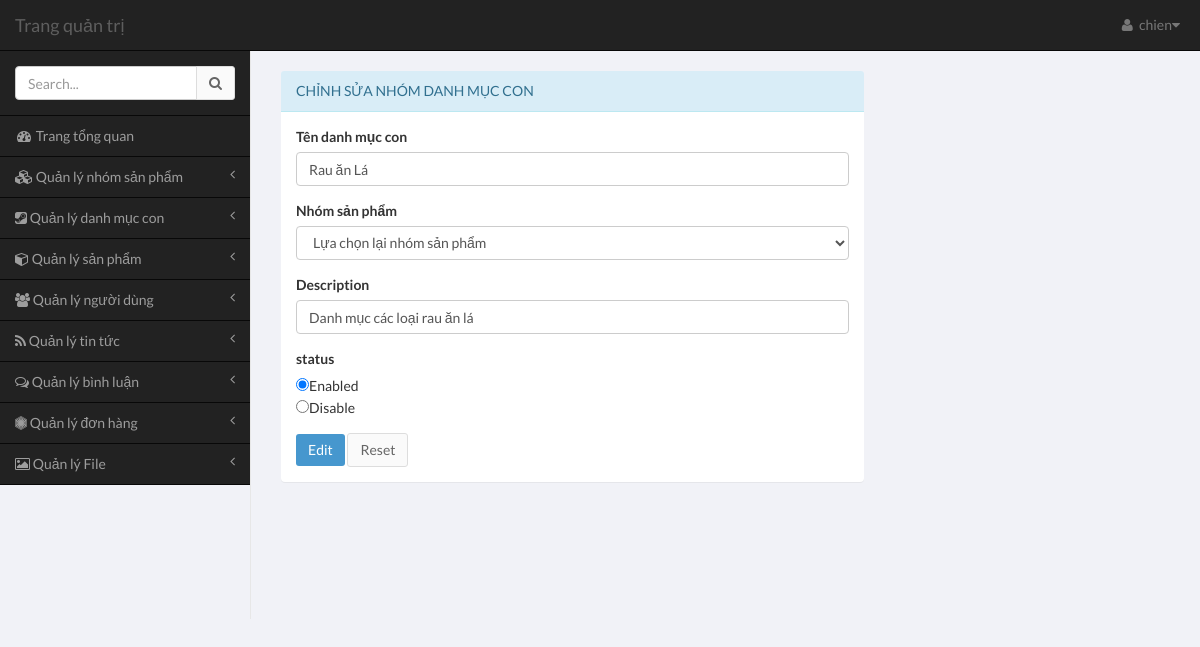
The app's page /c1603m/admin/pages/index.php?module=subcate&action=edit-subcate&id=19 (signed in) with its own data.
### tables this page shows
CREATE TABLE `subcategory` (
  `subcate_id` int(11) NOT NULL,
  `subcate_name` varchar(100) NOT NULL,
  `parent_id` int(11) NOT NULL,
  `description` varchar(255) DEFAULT NULL,
  `status` tinyint(6) DEFAULT '1',
  `created_date` int(11) DEFAULT NULL
);

### c1603m/common/database.php (called while the page is built, shortened)
<?php
$mysqli = mysqli_connect(DB_HOST, DB_USER, DB_PASS, DB_NAME);
mysqli_set_charset($mysqli,"utf8");
function get_one($table,$field_name,$field_value){
	global $mysqli;
	$sql = "SELECT * FROM $table WHERE $field_name = '$field_value'";
	$res = mysqli_query($mysqli,$sql);
	return mysqli_fetch_assoc($res);
}
?>

### c1603m/admin/pages/modules/subcate/edit-subcate.php (the view, shortened to what this page needs)
<?php
if (!empty($_GET['id'])) {
	$row = get_one('subcategory','subcate_id',$_GET['id']);
} else {
	echo 'Tham số không hợp lệ';
}
?>
<div class="row">
	<div class="col-md-8">
		<section class="panel panel-info" style="margin-top: 20px;">
			<header class="panel-heading" >
				Chỉnh sửa nhóm danh mục con
			</header>
			<?php if($row) : ?>
				<div class="panel-body">
					<form action="" method="POST" role="form">
						<div class="form-group">
							<label for="">Tên danh mục con</label>
							<input type="text" class="form-control" name="subcate_name" value="<?php echo $row["subcate_name"]; ?>">
						</div>
						<div class="form-group">
						<label for="">Nhóm sản phẩm</label>
							<select name="parent_id" class="form-control" required="required">
								<option value="">Lựa chọn lại nhóm sản phẩm</option>
							</select>
						</div>
						<div class="form-group">
							<label for="">Description</label>
							<input type="text" class="form-control" value="<?php echo $row['description']; ?>" name="description">
						</div>
						<div class="form-group">
							<div for="">
								<label for="">status</label>
							</div>
							<div class="form-group" >
								<input type="radio" name="status" value="1" <?php if($row['status'] == 1) echo "checked ='checked'" ?> >Enabled<br>
								<input type="radio" name="status" value="0" <?php if($row['status'] == 0) echo "checked ='checked'" ?> >Disable<br>
							</div>
						</div>
						<button type="submit" class="btn btn-primary">Edit</button>
						<button type="reset" class="btn btn-default">Reset</button>
					</form>
				</div>
			<?php endif; ?>
		</div>
</div>
</div>

### records on screen
subcategory: subcate_name "Rau ăn Lá", description "Danh mục các loại rau ăn lá", status "☑"

### other values on screen
$user['username'] "chien"
